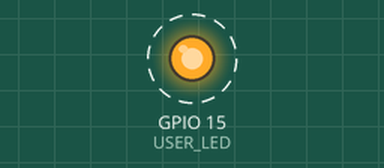
Recording of a sketch running on a simulated ESP32-C6. Parts: output pins drawn as LEDs (lit = HIGH). Dashed ring = blinking. What the sketch prints to the serial monitor is not drawn.

Above: at 0.3 s.
Timing chart, 0 to 3.1 s (numbered marks = the images above):
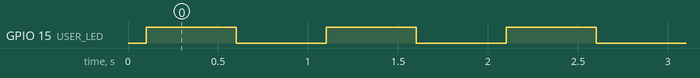

The sketch:

blink.ino
```cpp
/*
 * XIAO ESP32-C6 — Blink
 * 闪烁板载用户指示灯（GPIO15），并向 USB 串口打印状态。
 * Blinks the onboard user LED (GPIO15) and prints state over USB Serial.
 *
 * 注意：当前安装的 arduino-esp32 (3.2.0) 暂无 ESP32-C6 变体，
 * 本 .bin 需用 ESP-IDF 或带 C6 支持的 arduino-esp32 编译。
 */
#define USER_LED 15  // GPIO15

void setup() {
  Serial.begin(115200);
  delay(100);
  pinMode(USER_LED, OUTPUT);
  Serial.println("XIAO ESP32-C6 blink start");
}

void loop() {
  digitalWrite(USER_LED, HIGH);
  Serial.println("LED on");
  delay(500);
  digitalWrite(USER_LED, LOW);
  Serial.println("LED off");
  delay(500);
}
```

Measured:
- by itself, GPIO 15 (USER_LED): alternates HIGH for 0.50 s and LOW for 0.50 s
